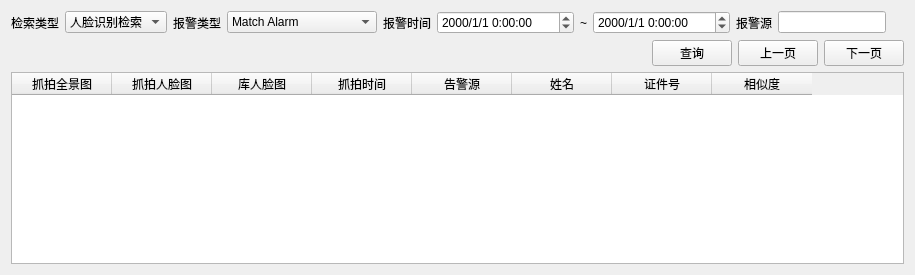
           <widget class="QWidget" name="tab_7">
            <attribute name="title">
             <string>人脸识别_人脸抓拍检索</string>
            </attribute>
            <layout class="QVBoxLayout" name="verticalLayout_9">
             <item>
              <layout class="QHBoxLayout" name="horizontalLayout_11">
               <item>
                <widget class="QLabel" name="label_54">
                 <property name="text">
                  <string>检索类型</string>
                 </property>
                </widget>
               </item>
               <item>
                <widget class="QComboBox" name="faceRecordSearchTypeCmbBox">
                 <property name="minimumSize">
                  <size>
                   <width>100</width>
                   <height>0</height>
                  </size>
                 </property>
                 <item>
                  <property name="text">
                   <string>人脸识别检索</string>
                  </property>
                 </item>
                 <item>
                  <property name="text">
                   <string>人脸抓拍检索</string>
                  </property>
                 </item>
                </widget>
               </item>
               <item>
                <widget class="QLabel" name="label_17">
                 <property name="text">
                  <string>报警类型</string>
                 </property>
                </widget>
               </item>
               <item>
                <widget class="QComboBox" name="faceAlarmTypeCmbBox">
                 <property name="minimumSize">
                  <size>
                   <width>150</width>
                   <height>0</height>
                  </size>
                 </property>
                 <item>
                  <property name="text">
                   <string>Match Alarm</string>
                  </property>
                 </item>
                 <item>
                  <property name="text">
                   <string>Not Match Alarm</string>
                  </property>
                 </item>
                </widget>
               </item>
               <item>
                <widget class="QLabel" name="label_25">
                 <property name="text">
                  <string>报警时间</string>
                 </property>
                </widget>
               </item>
               <item>
                <widget class="QDateTimeEdit" name="faceAlarmSearchBeginTimeDTEdit">
                 <property name="displayFormat">
                  <string>yyyy/M/d H:mm:ss</string>
                 </property>
                </widget>
               </item>
               <item>
                <widget class="QLabel" name="label_26">
                 <property name="maximumSize">
                  <size>
                   <width>10</width>
                   <height>16777215</height>
                  </size>
                 </property>
                 <property name="text">
                  <string>~</string>
                 </property>
                </widget>
               </item>
               <item>
                <widget class="QDateTimeEdit" name="faceAlarmSearchEndTimeDTEdit">
                 <property name="displayFormat">
                  <string>yyyy/M/d H:mm:ss</string>
                 </property>
                </widget>
               </item>
               <item>
                <widget class="QLabel" name="label_53">
                 <property name="text">
                  <string>报警源</string>
                 </property>
                </widget>
               </item>
               <item>
                <widget class="QLineEdit" name="faceAlarmSourceLineEdit"/>
               </item>
               <item>
                <spacer name="horizontalSpacer_13">
                 <property name="orientation">
                  <enum>Qt::Horizontal</enum>
                 </property>
                 <property name="sizeHint" stdset="0">
                  <size>
                   <width>18</width>
                   <height>20</height>
                  </size>
                 </property>
                </spacer>
               </item>
              </layout>
             </item>
             <item>
              <layout class="QHBoxLayout" name="horizontalLayout_13">
               <item>
                <spacer name="horizontalSpacer_5">
                 <property name="orientation">
                  <enum>Qt::Horizontal</enum>
                 </property>
                 <property name="sizeHint" stdset="0">
                  <size>
                   <width>18</width>
                   <height>20</height>
                  </size>
                 </property>
                </spacer>
               </item>
               <item>
                <widget class="QPushButton" name="faceRecogRecordSerachBtn">
                 <property name="text">
                  <string>查询</string>
                 </property>
                </widget>
               </item>
               <item>
                <widget class="QPushButton" name="faceRecogRecordPrieviousBtn">
                 <property name="text">
                  <string>上一页</string>
                 </property>
                </widget>
               </item>
               <item>
                <widget class="QPushButton" name="faceRecogRecordNextBtn">
                 <property name="text">
                  <string>下一页</string>
                 </property>
                </widget>
               </item>
              </layout>
             </item>
             <item>
              <widget class="QTableWidget" name="faceSearchRecordInfoTabWgt">
               <column>
                <property name="text">
                 <string>抓拍全景图</string>
                </property>
               </column>
               <column>
                <property name="text">
                 <string>抓拍人脸图</string>
                </property>
               </column>
               <column>
                <property name="text">
                 <string>库人脸图</string>
                </property>
               </column>
               <column>
                <property name="text">
                 <string>抓拍时间</string>
                </property>
               </column>
               <column>
                <property name="text">
                 <string>告警源</string>
                </property>
               </column>
               <column>
                <property name="text">
                 <string>姓名</string>
                </property>
               </column>
               <column>
                <property name="text">
                 <string>证件号</string>
                </property>
               </column>
               <column>
                <property name="text">
                 <string>相似度</string>
                </property>
               </column>
              </widget>
             </item>
            </layout>
           </widget>
